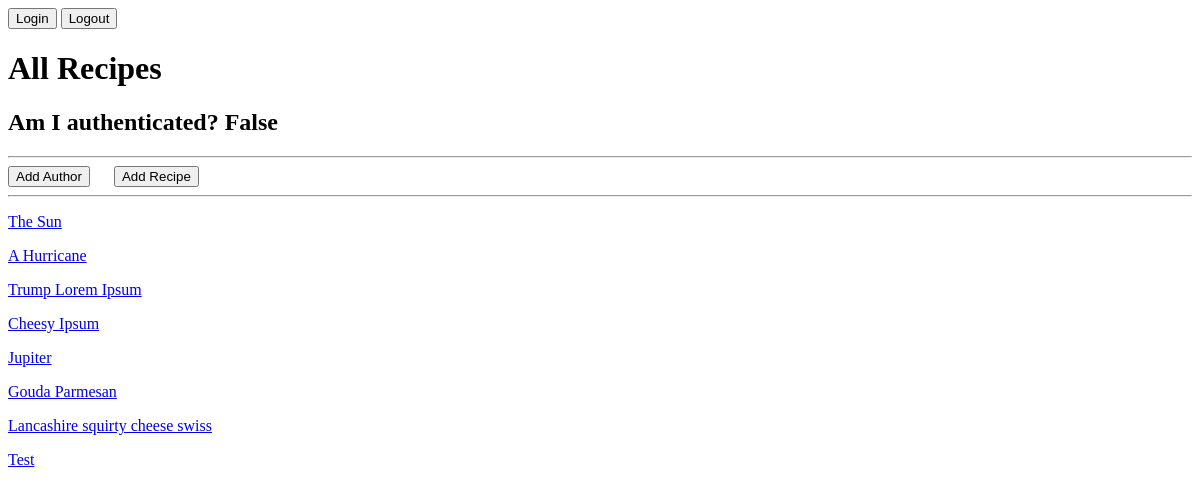
Before: / with the older database file.
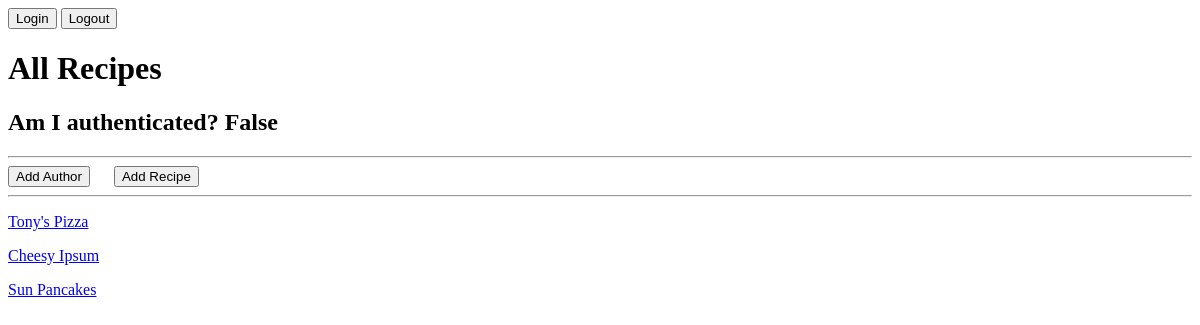
After: the same page with the newer database file.
### cookbook/models.py (models this page shows, shortened)
class Recipe(models.Model):
    title = models.CharField(max_length=50)
    author = models.ForeignKey(Author, on_delete=models.CASCADE)
    description = models.TextField()
    time_required = models.CharField(max_length=30)
    instructions = models.TextField()

### cookbook/views.py (the view)
# urls.py: path('', main, name="homepage"),
def main(request):
    recipes = Recipe.objects.all()
    return render(request, 'main.html', {'recipes': recipes,
                                         'addauthor': author_form_view,
                                         'addrecipe': recipe_form_view})

### templates/main.html (shortened to what this page needs)
<!DOCTYPE html>
<html lang="en">
<head>
</head>
<body>
    <header>
        {% if request.user.is_authenticated %}
            <a href="/logout"><button type="button">Logout</button></a>
            <a disabled href="/loginpage"><button type="button">Logged in as {{ request.user.username }}</button></a>
        {% else %}
            <a href="/loginpage"><button type="button">Login</button></a>
            <a hreflang="You must be logged in to log out" disabled href="/logout"><button type="button">Logout</button></a>
        {% endif %}
    </header>
    <main>
        <h1>All Recipes</h1>
        <h2>Am I authenticated? {{ request.user.is_authenticated }}</h2>
        <hr>
        <div>
            <a style="padding-right: 20px" href="/addauthor"><button type="button">Add Author</button></a>
            <a href="/addrecipe"><button type="button">Add Recipe</button></a>
        </div>
        <hr>
        <div>
            {% for recipe in recipes %}
            <div>
                <p><a href="/recipe/{{ recipe.id }}">{{ recipe.title }}</a></p>
            </div>
            {% endfor %}
        </div>
    </main>
</body>
</html>

Changed rows visible on the page:
removed Recipe: title "The Sun"
removed Recipe: title "A Hurricane"
removed Recipe: title "Trump Lorem Ipsum"
removed Recipe: title "Jupiter"
removed Recipe: title "Gouda Parmesan"
removed Recipe: title "Lancashire squirty cheese swiss"
removed Recipe: title "Test"
added Recipe: title "Tony's Pizza"
added Recipe: title "Sun Pancakes"
